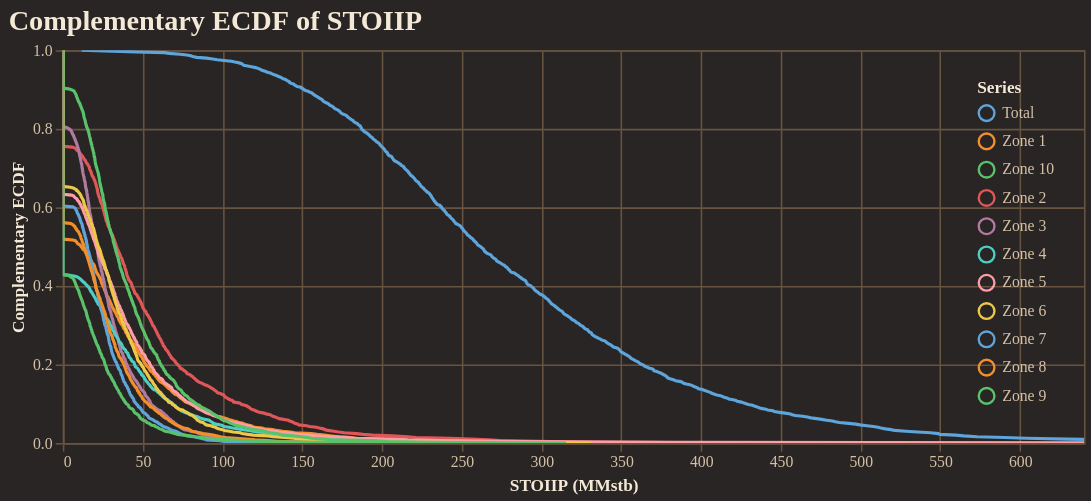

Source (notebook cell):
### Code cell
fig = reporter.plotter.prospect_volumetric_ecdf_plot(
    figsize=(650, 250),
    backend=PLOTTING_BACKEND
)
fig.show()

### Figure 1 — Vega-Lite specification as saved in the notebook (floating-point values rounded to 4 significant figures; data arrays with more than 128 entries replaced by an {"elided": "..."} marker saying what was removed)
{"config": {"background": "#292524", "view": {"fill": "#292524", "stroke": "#665340"}, "title": {"color": "#f4e9d7", "font": "Merriweather", "fontSize": 18, "fontWeight": 600, "subtitleColor": "#d5c2a6", "anchor": "start"}, "axis": {"domainColor": "#665340", "gridColor": "#665340", "tickColor": "#665340", "labelColor": "#d5c2a6", "titleColor": "#f4e9d7", "labelFont": "Merriweather", "titleFont": "Merriweather"}, "legend": {"titleColor": "#f4e9d7", "labelColor": "#d5c2a6", "labelFont": "Merriweather", "titleFont": "Merriweather", "orient": "top-right", "symbolType": "circle"}, "header": {"labelColor": "#d5c2a6", "titleColor": "#f4e9d7", "labelFont": "Merriweather", "titleFont": "Merriweather"}, "mark": {"color": "#c78d3b"}, "line": {"color": "#c78d3b"}, "bar": {"color": "#c78d3b"}, "point": {"color": "#ddb06d"}, "area": {"color": "#c78d3b", "opacity": 0.35}, "text": {"color": "#f4e9d7", "font": "Merriweather"}, "range": {"category": ["#5DA5DA", "#F28E2B", "#59C36A", "#E15759", "#B07AA1", "#4ECDC4", "#FF9DA7", "#EDC948"]}}, "layer": [{"mark": {"type": "line", "clip": true, "strokeWidth": 2}, "encoding": {"color": {"field": "series", "title": "Series", "type": "nominal"}, "tooltip": [{"field": "series", "title": "Series", "type": "nominal"}, {"field": "stoiip_mmstb", "format": ",.2f", "title": "STOIIP (MMstb)", "type": "quantitative"}, {"field": "exceedance_probability", "format": ".3f", "title": "Exceedance", "type": "quantitative"}], "x": {"field": "stoiip_mmstb", "title": "STOIIP (MMstb)", "type": "quantitative"}, "y": {"field": "exceedance_probability", "scale": {"domain": [0, 1]}, "title": "Complementary ECDF", "type": "quantitative"}}}], "data": {"name": "data-37d73294a25c7e7c995943933660b4d6"}, "encoding": {"x": {"field": "stoiip_mmstb", "scale": {"domain": [0, 640.1]}, "type": "quantitative"}}, "height": 250, "title": "Complementary ECDF of STOIIP", "width": 650, "$schema": "https://vega.github.io/schema/vega-lite/v5.20.1.json", "datasets": {"data-37d73294a25c7e7c995943933660b4d6": {"elided": "5500 records"}}}
